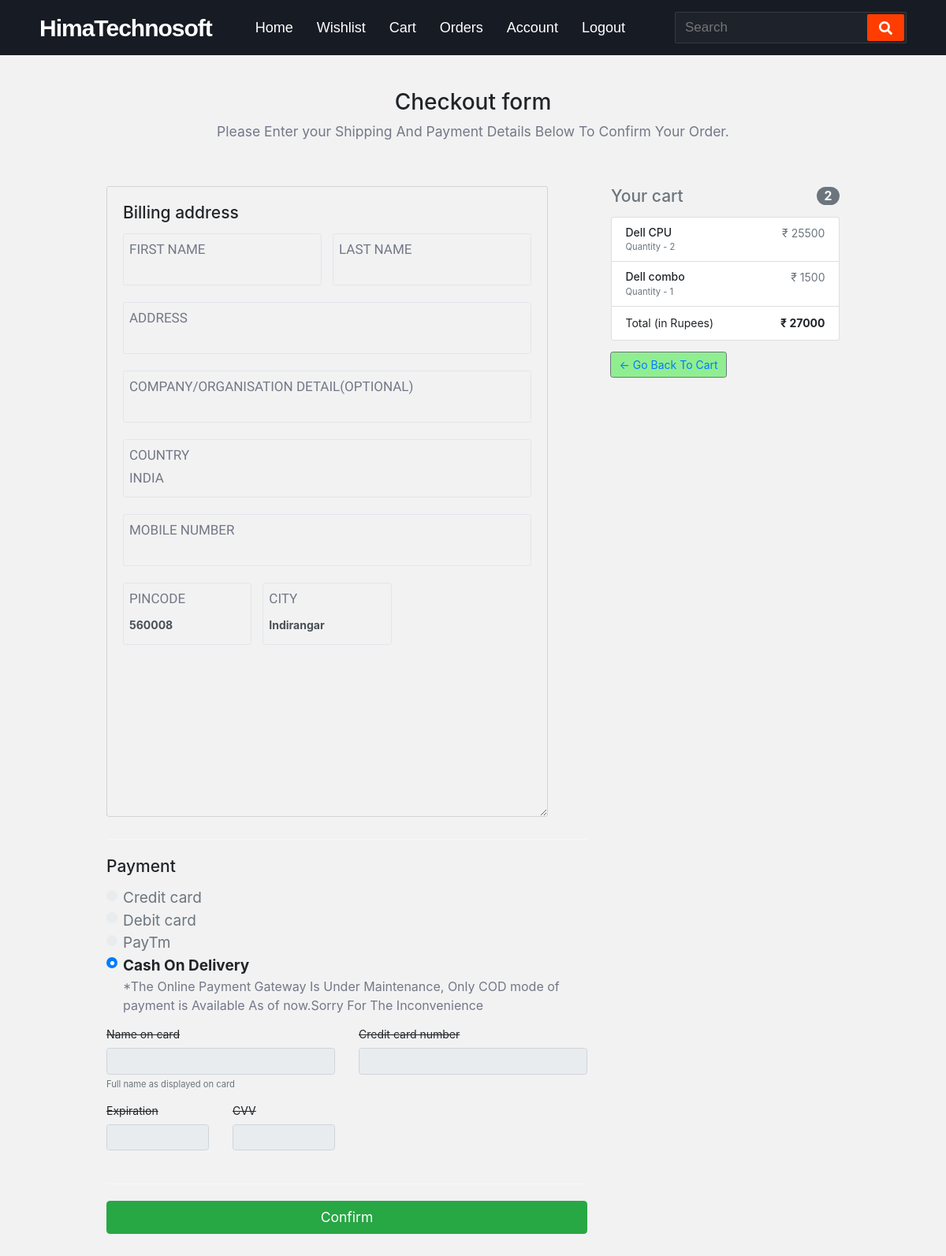
Page /checkout (signed in) on the committed database.
### himatech/models.py (models this page shows, shortened)
class Cart(db.Model):
    cart_id = db.Column(db.Integer, primary_key=True)
    username = db.Column(db.String(32))
    email = db.Column(db.String(120))
    product_name = db.Column(db.String(100))
    product_quantity = db.Column(db.Integer)
    product_image = db.Column(db.String(100))
    product_price = db.Column(db.Integer)
    checkout  = db.Column(db.Boolean, default=False)
    firstName = db.Column(db.String(30))
    lastName = db.Column(db.String(30))
    address = db.Column(db.String(300))
    phoneNumber = db.Column(db.Integer)
    company = db.Column(db.String(150))
    country = db.Column(db.String(100), default="India")
    city = db.Column(db.String(100))
    pincode = db.Column(db.String(6))
    state = db.Column(db.String(30), default="Karnataka")
    checkoutTime = db.Column(db.DateTime, default=datetime.utcnow)
    invoiceNumber = db.Column(db.String(16))

### himatech/routes.py (the view, shortened to what this page needs)
@app.route('/checkout', methods=['POST', 'GET'])
@login_required
def checkout():
    cart = Cart.query.filter_by(
                                username=current_user.username,
                                checkout=False
                                ).all()
    totalCartItems = len(cart)
    form = CheckOut()
    cartPrice = 0
    for cartItem in cart:
        cartPrice += cartItem.product_price
    if cartPrice == 0:
        return render_template('emptycart.html')
    return render_template(
                            'checkout.html',
                            form=form,
                            cart=cart,
                            cartPrice=cartPrice,
                            totalCartItems=totalCartItems
                            )

### himatech/models.py (called while the page is built)
@login.user_loader                          #loads the user from the database
def load_user(id):
    return User.query.get(int(id))

### himatech/templates/checkout.html (shortened to what this page needs)
{% extends 'base.html'%} {% block head %}
<link rel="stylesheet" href="{{ url_for('static', filename='css/checkout.css') }}" />
{% endblock head %} {% block body %}
<div class="container" style="max-width: 960px; margin-bottom: 30px">
  <div class="py-5 text-center">
    <h2>Checkout form</h2>
    <p class="lead">
      <b>Please Enter your Shipping And Payment Details Below To Confirm Your
        Order.</b>
    </p>
  </div>
  <div class="row">
    <div class="col-md-4 order-md-2 mb-4">
      <h4 class="d-flex justify-content-between align-items-center mb-3">
        <span class="text-muted">Your cart</span>
        <span class="badge badge-secondary badge-pill">{{ totalCartItems }}</span>
      </h4>
      <ul class="list-group mb-3 sticky-top">
        {% for cartItem in cart %}
        <li class="list-group-item d-flex justify-content-between lh-condensed">
          <div>
            <h6 class="my-0">{{ cartItem.product_name }}</h6>
            <small class="text-muted">Quantity - {{ cartItem.product_quantity }}</small>
          </div>
          <span class="text-muted">₹ {{ cartItem.product_price }}</span>
        </li>
        {% endfor %}
        <li class="list-group-item d-flex justify-content-between">
          <span>Total (in Rupees)</span>
          <strong>₹ {{ cartPrice }}</strong>
        </li>
      </ul>
      <div class="input-group-append">
        <button type="submit" class="btn btn-secondary" style="margin-left: 10 px; background-color: lightgreen">
          <a href="{{ url_for('cart') }}"> ← Go Back To Cart</a>
        </button>
      </div>
    </div>
    <div class="col-md-8 order-md-1">
      <form class="needs-validation" method="POST" novalidate>
        <div class="container1">
          <h4 class="mb-3" style="padding-top: 15px">Billing address</h4>
          <div class="form">
            <div class="fields fields--2">
              <label class="field">
                {{ form.firstName.label(class="field__label", for="firstname") }}
                {{ form.firstName(class="field__input", id="firstname") }}
              </label>
              <label class="field">
                {{ form.lastName.label(class="field__label", for="lastname") }}
                {{ form.lastName(class="field__input", id="lastname") }}
              </label>
            </div>
            <label class="field">
              {{ form.address.label(class="field__label", for="address") }}
              {{ form.address(class="field__input", id="address") }}
            </label>
            <label class="field">
              {{ form.company.label(class="field__label", for="Company") }}
              {{ form.company(class="field__input", id="Company") }}
            </label>
            <label class="field">
              <span class="field__label" for="country">Country</span>
              <span class="field__label" for="country">India</span>
            </label>
            <label class="field">
              {{ form.mobileNumber.label(class="field__label", for="mobileNumber") }}
              {{ form.mobileNumber(class="field__input", id="mobileNumber") }}
            </label>
            <div class="fields fields--3">
              <label class="field">
                {{ form.pincode.label(class="field__label", for="pincode") }}
                {{ form.pincode(class="field__input form-control", id="pincode") }}
              </label>
              <label class="field">
                {{ form.city.label(class="field__label", for="city") }}
                {{ form.city(class="field__input form-control", id="city") }}
              </label>
            </div>
          </div>
        </div>
        <hr class="mb-4" />
        <h4 class="mb-3">Payment</h4>
        <div class="d-block my-3">
          <div class="custom-control custom-radio">
            <label class="custom-control-label" for="credit" style="font-size: 19px">Credit card</label>
          </div>
          <div class="custom-control custom-radio">
            <label class="custom-control-label" for="debit" style="font-size: 19px">Debit card</label>
          </div>
          <div class="custom-control custom-radio">
            <label class="custom-control-label" for="paypal" style="font-size: 19px">PayTm</label>
          </div>
          <div class="custom-control custom-radio">
            <label class="custom-control-label" for="Cash" style="font-weight: bolder; font-size: 19px">Cash On
              Delivery</label>
            <p style="font-size: 16px; font-weight: var(--color-gray)">
              *The Online Payment Gateway Is Under Maintenance, Only COD mode of
              payment is Available As of now.Sorry For The Inconvenience
            </p>
          </div>
        </div>
        <div class="row">
          <div class="col-md-6 mb-3">
            <label for="cc-name"> <strike>Name on card</strike></label>
            <input type="text" class="form-control" id="cc-name" placeholder="" required="" disabled />
            <small class="text-muted">Full name as displayed on card</small>
          </div>
          <div class="col-md-6 mb-3">
            <label for="cc-number"><strike>Credit card number</strike></label>
            <input type="text" class="form-control" id="cc-number" placeholder="" required="" disabled />
          </div>
        </div>
        <div class="row">
          <div class="col-md-3 mb-3">
            <label for="cc-expiration"><strike>Expiration</strike></label>
            <input type="text" class="form-control" id="cc-expiration" placeholder="" required="" disabled />
          </div>
          <div class="col-md-3 mb-3">
            <label for="cc-cvv"><strike>CVV</strike></label>
            <input type="text" class="form-control" id="cc-cvv" placeholder="" required="" disabled />
          </div>
        </div>
        <hr class="mb-4" />
        {{ form.submit(class="btn btn-success btn-lg btn-block") }}
      </form>
    </div>
  </div>
</div>
{% endblock body %}

### himatech/static/css/base.css (style rules this page uses)
* { margin: 0; padding: 0; outline: none; box-sizing: border-box; }
body { background: #f2f2f2; }

### himatech/static/css/checkout.css (style rules this page uses)
.lh-condensed { line-height: 1.25; }
:root { --color-gray: #737888; --color-lighter-gray: #e3e5ed; --color-light-gray: #f7f7fa; }
*, *:before, *:after { box-sizing: inherit; }
html { font-family: "Inter", sans-serif; font-size: 14px; box-sizing: border-box; }
body { margin: 0; background-image: url('trek.jpg'); background-size: cover; background-repeat: no-repeat; background-position: center; background-attachment: fixed; }
p { color: var(--color-gray); }
hr { height: 1px; width: 100%; background-color: var(--color-light-gray); border: 0; margin: 2rem 0; }
.container1 { max-width: 40rem; padding: 10vw 2rem 0; margin-top: 0px; height: 100vh; background-color: #f2f2f2; padding: 5px 20px 15px 20px; border: 1px solid lightgrey; border-radius: 3px; overflow: auto; resize:vertical; }
.form { display: grid; grid-gap: 1rem; }
.field { width: 100%; display: flex; flex-direction: column; border: 1px solid var(--color-lighter-gray); padding: .5rem; border-radius: .25rem; }
.field__label { color: var(--color-gray); font-size: 17px; font-weight: 300; font-family: 'Staatliches', cursive; text-transform: uppercase; margin-bottom: 0.25rem }
.field__input { padding: 0; margin: 0; border: 0; outline: 0; font-weight: bold; font-size: 1rem; width: 100%; -webkit-appearance: none; appearance: none; background-color: transparent; }
.fields { display: grid; grid-gap: 1rem; }
.fields--2 { grid-template-columns: 1fr 1fr; }
.fields--3 { grid-template-columns: 1fr 1fr 1fr; }

### rows in the picture
Cart: product_name "Dell CPU", product_quantity "2", product_price "25500"
Cart: product_name "Dell combo", product_quantity "1", product_price "1500"

### other values in the picture
{{ totalCartItems }} "2"
{{ cartPrice }} "27000"
